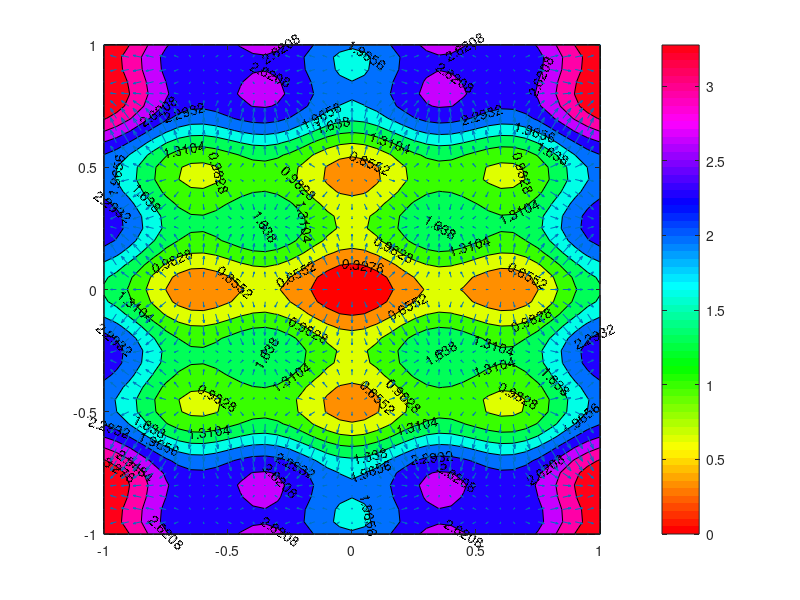

Reproduce this figure in MATLAB.

[X1,X2]=meshgrid(-1:0.05:1);
% Establish a matrix of variables with a variable resolution of 0.05
Z=X1.^2+2*X2.^2-0.3*cos(3*pi*X1)-0.4*cos(4*pi*X2)+0.7;
% Applying the objective function to matrices

c = contourf(X1,X2,Z); % Establish a 2D contour map
clabel(c); % Mark the values of contour lines

hold on

[DX1,DX2]= gradient(Z);
% Obtain the gradient of the function
quiver(X1,X2,DX1,DX2)
% Place the gradient at the corresponding position in the graph

colormap hsv % Color the graph
colorbar % Add Color Bar